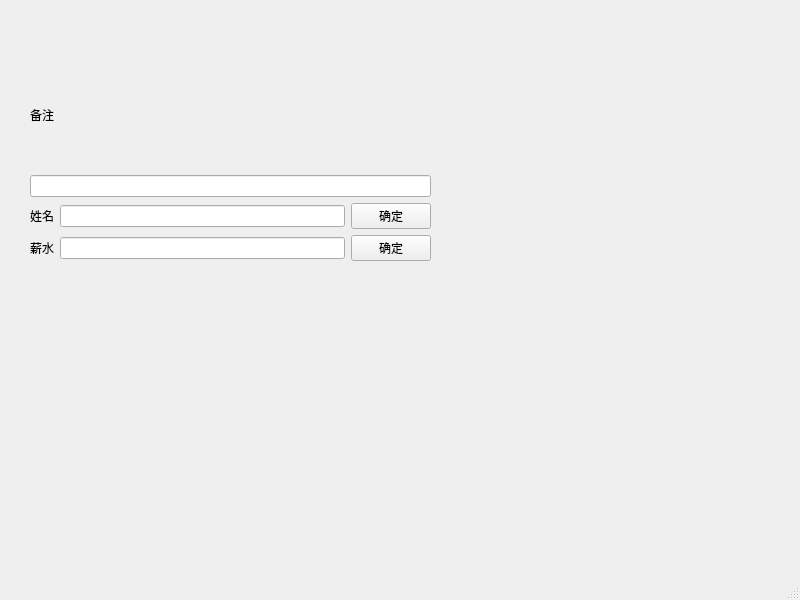
<?xml version="1.0" encoding="UTF-8"?>
<ui version="4.0">
 <class>MainWindow</class>
 <widget class="QMainWindow" name="MainWindow">
  <property name="geometry">
   <rect>
    <x>0</x>
    <y>0</y>
    <width>800</width>
    <height>600</height>
   </rect>
  </property>
  <property name="windowTitle">
   <string>MainWindow</string>
  </property>
  <widget class="QWidget" name="centralwidget">
   <widget class="QWidget" name="">
    <property name="geometry">
     <rect>
      <x>30</x>
      <y>60</y>
      <width>401</width>
      <height>201</height>
     </rect>
    </property>
    <layout class="QVBoxLayout" name="verticalLayout">
     <item>
      <widget class="QLabel" name="label">
       <property name="text">
        <string>备注</string>
       </property>
      </widget>
     </item>
     <item>
      <widget class="QLineEdit" name="lineEdit"/>
     </item>
     <item>
      <layout class="QHBoxLayout" name="horizontalLayout">
       <item>
        <widget class="QLabel" name="label_2">
         <property name="text">
          <string>姓名</string>
         </property>
        </widget>
       </item>
       <item>
        <widget class="QLineEdit" name="lineEdit_2"/>
       </item>
       <item>
        <widget class="QPushButton" name="pushButton">
         <property name="text">
          <string>确定</string>
         </property>
        </widget>
       </item>
      </layout>
     </item>
     <item>
      <layout class="QHBoxLayout" name="horizontalLayout_2">
       <item>
        <widget class="QLabel" name="label_3">
         <property name="text">
          <string>薪水</string>
         </property>
        </widget>
       </item>
       <item>
        <widget class="QLineEdit" name="lineEdit_3"/>
       </item>
       <item>
        <widget class="QPushButton" name="pushButton_2">
         <property name="text">
          <string>确定</string>
         </property>
        </widget>
       </item>
      </layout>
     </item>
    </layout>
   </widget>
  </widget>
  <widget class="QMenuBar" name="menubar">
   <property name="geometry">
    <rect>
     <x>0</x>
     <y>0</y>
     <width>800</width>
     <height>26</height>
    </rect>
   </property>
  </widget>
  <widget class="QStatusBar" name="statusbar"/>
 </widget>
 <resources/>
 <connections/>
</ui>
